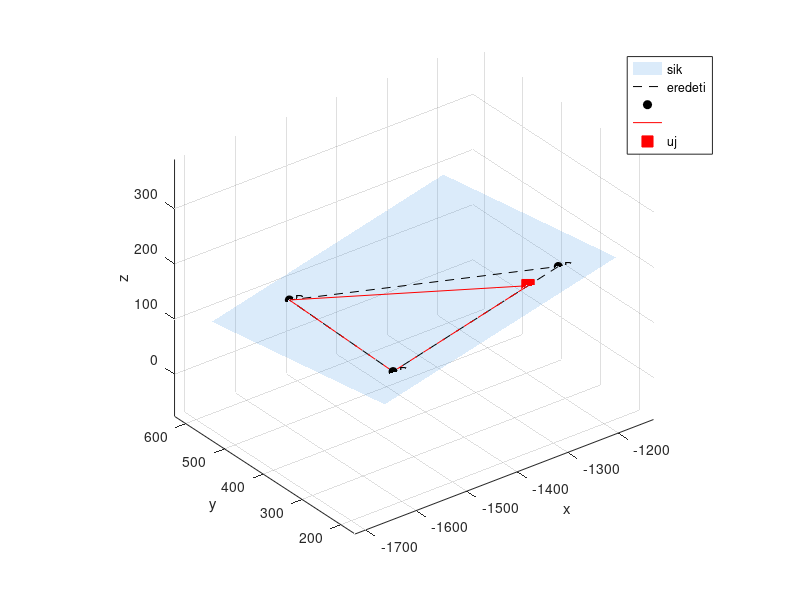

Reproduce this figure in MATLAB.
%% sikpont_mozgatas.m
% 3 pont meghataroz egy siknak. A kivalasztott pontot ezen a sikon mozgatjuk:
% megadsz ket cel koordinatat, a harmadikat a script szamolja ki.

clear; clc; close all;

%% ===== BEMENET =====
% 3 pont [x y z] (soronkent egy pont)
P = [-1267.079, 230.345, 218.372;      % P1
    -1594.490, 229.702, 143.241;     % P2
    -1544.923, 561.643, 103.528];    % P3

kivalasztott = 1;       % melyik pontot mozgatjuk (1, 2 vagy 3)

szamolt_koord = 'z';    % melyik koordinatat szamolja ki: 'x', 'y' vagy 'z'

% Cel ertekek a MASIK ket koordinatara (a szamolt koordinata erteke itt nem szamit)
% sorrend: [x y z] -> a szamolt koordinata helyere barmit irhatsz (pl. NaN)
cel = [-1327.079, 230.345  NaN];

abrazol = true;         % abra be/ki

%% ===== SZAMOLAS =====
ax = find('xyz' == lower(szamolt_koord));
if isempty(ax)
    error('szamolt_koord csak ''x'', ''y'' vagy ''z'' lehet.');
end
if ~ismember(kivalasztott, 1:3)
    error('kivalasztott csak 1, 2 vagy 3 lehet.');
end

% sik normalvektora: n = (P2-P1) x (P3-P1)
n = cross(P(2,:) - P(1,:), P(3,:) - P(1,:));
if norm(n) < 1e-12
    error('A 3 pont egy egyenesen van (vagy egybeesik), nem hataroz meg siket.');
end

% sikegyenlet: n . (Q - P1) = 0, ahol P1 a sik egy pontja
% (a sik fix: az EREDETI 3 pont hatarozza meg, a mozgatott pont ezen marad)
P0 = P(1,:);
if abs(n(ax)) < 1e-12
    error(['A sik parhuzamos a(z) ' szamolt_koord ' tengellyel, ezt a koordinatat ' ...
        'nem lehet egyertelmuen kiszamolni. Valassz masik koordinatat.']);
end

Q = cel;
mas = setdiff(1:3, ax);
if any(isnan(Q(mas)))
    error('A ket nem szamolt koordinatanak meg kell adni a cel erteket.');
end

Q(ax) = P0(ax) - (n(mas) * (Q(mas) - P0(mas))') / n(ax);

% eredmeny
Puj = P;
Puj(kivalasztott, :) = Q; %#ok<NASGU>
Pu = P;
Pu(kivalasztott, :) = Q;

fprintf('Sik normalvektor: [%.4f %.4f %.4f]\n', n);
fprintf('P%d regi: [%.4f %.4f %.4f]\n', kivalasztott, P(kivalasztott,:));
fprintf('P%d uj:   [%.4f %.4f %.4f]  (szamolt: %s)\n', kivalasztott, Q, lower(szamolt_koord));

% ellenorzes: az uj pont rajta van-e az eredeti siken
hiba = n * (Q - P0)';
fprintf('Ellenorzes (n.(Q-P1), 0-nak kell lennie): %.3e\n', hiba);

%% ===== ABRA =====
if abrazol
    figure('Name','Sikpont mozgatas'); hold on; grid on; axis equal;
    xlabel('x'); ylabel('y'); zlabel('z'); view(3);

    % sik megjelenitese az eredeti 3 pont + uj pont koruli teglalapon
    pts = [P; Q];
    u = P(2,:) - P(1,:);  u = u / norm(u);
    v = cross(n/norm(n), u);
    c = mean(pts, 1);
    st = [(pts - c) * u', (pts - c) * v'];
    umin = min(st(:,1)); umax = max(st(:,1));
    vmin = min(st(:,2)); vmax = max(st(:,2));
    mu = 0.2 * (umax - umin + eps); mv = 0.2 * (vmax - vmin + eps);
    [U, V] = meshgrid(linspace(umin-mu, umax+mu, 2), linspace(vmin-mv, vmax+mv, 2));
    X = c(1) + U*u(1) + V*v(1);
    Y = c(2) + U*u(2) + V*v(2);
    Z = c(3) + U*u(3) + V*v(3);
    surf(X, Y, Z, 'FaceAlpha', 0.2, 'EdgeColor', 'none', 'FaceColor', [0.3 0.6 0.9]);

    % eredeti haromszog
    plot3(P([1 2 3 1],1), P([1 2 3 1],2), P([1 2 3 1],3), 'k--');
    plot3(P(:,1), P(:,2), P(:,3), 'ko', 'MarkerFaceColor', 'k');
    % uj haromszog
    plot3(Pu([1 2 3 1],1), Pu([1 2 3 1],2), Pu([1 2 3 1],3), 'r-');
    plot3(Q(1), Q(2), Q(3), 'rs', 'MarkerFaceColor', 'r', 'MarkerSize', 9);
    for i = 1:3
        text(P(i,1), P(i,2), P(i,3), sprintf('  P%d', i));
    end
    legend({'sik','eredeti','','','uj','uj pont'}, 'Location','best');
end
